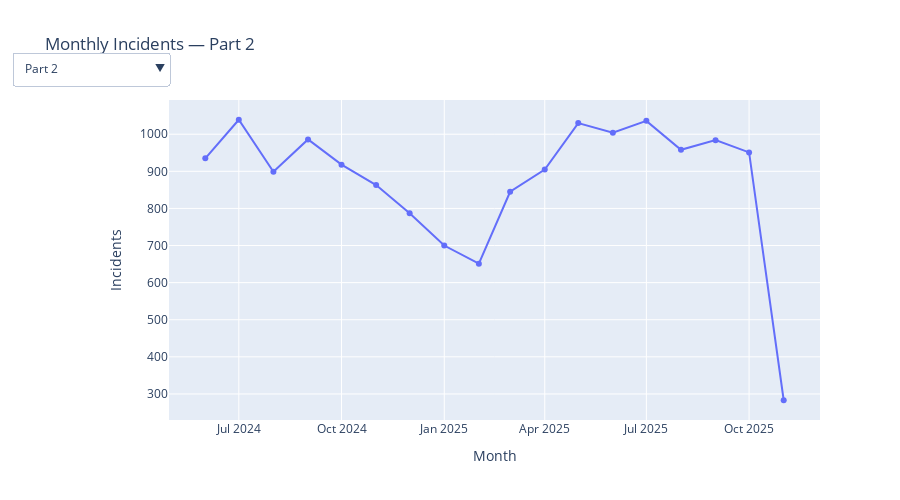

Notebook code cell kept with this figure:
### Markdown cell above
> **Takeaway:**  
> Spatial clustering (even with block-level jitter) helps prioritize area-based responses and environmental design changes.  
> 🔍 **Note:** You may need to zoom in to the **Cincinnati metro area** on the map to clearly view neighborhood-level clustering and density patterns.

### Code cell
if PLOTLY_AVAILABLE and {"STARS_Category", "month"}.issubset(df.columns):
  cats = df["STARS_Category"].dropna().value_counts().head(8).index.tolist()
  data_by_cat = (
      df[df["STARS_Category"].isin(cats)]
      .groupby(["STARS_Category", "month"]).size().reset_index(name="n")
      .sort_values(["STARS_Category", "month"])
  )
  # Build a single figure with dropdown to switch category
  base_cat = cats[0] if cats else None
  if base_cat:
    base = data_by_cat[data_by_cat["STARS_Category"] == base_cat]
    fig = go.Figure()
    fig.add_trace(go.Scatter(
        x=base["month"], y=base["n"], mode="lines+markers", name=base_cat))
    buttons = []
    for c in cats:
      dat = data_by_cat[data_by_cat["STARS_Category"] == c]
      buttons.append(dict(
          method="update",
          label=c,
          args=[{"x": [dat["month"]], "y": [dat["n"]], "type": "scatter"},
                {"title": f"Monthly Incidents — {c}"}]
      ))
    fig.update_layout(
        title=f"Monthly Incidents — {base_cat}",
        updatemenus=[dict(type="dropdown", x=0.0, y=1.15,
                          showactive=True, buttons=buttons)],
        xaxis_title="Month", yaxis_title="Incidents", height=500
    )
    fig.show()
else:
  print("Plotly unavailable or insufficient columns for category trend.")

### Figure 1 — Plotly figure (JSON) as saved in the notebook; plotly's stock layout.template omitted (floating-point values rounded to 4 significant figures)
{"data": [{"mode": "lines+markers", "name": "Part 2", "type": "scatter", "x": ["2024-06", "2024-07", "2024-08", "2024-09", "2024-10", "2024-11", "2024-12", "2025-01", "2025-02", "2025-03", "2025-04", "2025-05", "2025-06", "2025-07", "2025-08", "2025-09", "2025-10", "2025-11"], "y": [935, 1039, 899, 986, 918, 863, 787, 700, 651, 845, 905, 1030, 1004, 1036, 958, 984, 951, 283]}], "layout": {"height": 500, "title": {"text": "Monthly Incidents — Part 2"}, "updatemenus": [{"buttons": [{"args": [{"type": "scatter", "x": [["2024-06", "2024-07", "2024-08", "2024-09", "2024-10", "2024-11", "2024-12", "2025-01", "2025-02", "2025-03", "2025-04", "2025-05", "2025-06", "2025-07", "2025-08", "2025-09", "2025-10", "2025-11"]], "y": [[935, 1039, 899, 986, 918, 863, 787, 700, 651, 845, 905, 1030, 1004, 1036, 958, 984, 951, 283]]}, {"title": "Monthly Incidents — Part 2"}], "label": "Part 2", "method": "update"}, {"args": [{"type": "scatter", "x": [["2024-06", "2024-07", "2024-08", "2024-09", "2024-10", "2024-11", "2024-12", "2025-01", "2025-02", "2025-03", "2025-04", "2025-05", "2025-06", "2025-07", "2025-08", "2025-09", "2025-10", "2025-11"]], "y": [[416, 436, 391, 407, 446, 406, 410, 420, 381, 360, 415, 442, 430, 455, 460, 442, 468, 128]]}, {"title": "Monthly Incidents — Personal/Other Theft"}], "label": "Personal/Other Theft", "method": "update"}, {"args": [{"type": "scatter", "x": [["2024-06", "2024-07", "2024-08", "2024-09", "2024-10", "2024-11", "2024-12", "2025-01", "2025-02", "2025-03", "2025-04", "2025-05", "2025-06", "2025-07", "2025-08", "2025-09", "2025-10", "2025-11"]], "y": [[266, 326, 309, 283, 298, 306, 286, 184, 182, 190, 257, 329, 325, 277, 252, 365, 354, 84]]}, {"title": "Monthly Incidents — Theft from Auto"}], "label": "Theft from Auto", "method": "update"}, {"args": [{"type": "scatter", "x": [["2024-06", "2024-07", "2024-08", "2024-09", "2024-10", "2024-11", "2024-12", "2025-01", "2025-02", "2025-03", "2025-04", "2025-05", "2025-06", "2025-07", "2025-08", "2025-09", "2025-10", "2025-11"]], "y": [[209, 328, 300, 272, 330, 321, 186, 202, 156, 218, 165, 226, 233, 253, 147, 232, 190, 55]]}, {"title": "Monthly Incidents — Auto Theft"}], "label": "Auto Theft", "method": "update"}, {"args": [{"type": "scatter", "x": [["2024-06", "2024-07", "2024-08", "2024-09", "2024-10", "2024-11", "2024-12", "2025-01", "2025-02", "2025-03", "2025-04", "2025-05", "2025-06", "2025-07", "2025-08", "2025-09", "2025-10", "2025-11"]], "y": [[142, 170, 163, 188, 155, 141, 151, 139, 165, 151, 152, 176, 181, 161, 152, 148, 161, 48]]}, {"title": "Monthly Incidents — Burglary/BE"}], "label": "Burglary/BE", "method": "update"}, {"args": [{"type": "scatter", "x": [["2024-06", "2024-07", "2024-08", "2024-09", "2024-10", "2024-11", "2024-12", "2025-01", "2025-02", "2025-03", "2025-04", "2025-05", "2025-06", "2025-07", "2025-08", "2025-09", "2025-10", "2025-11"]], "y": [[88, 83, 76, 74, 80, 71, 65, 31, 47, 55, 66, 58, 94, 77, 80, 78, 76, 26]]}, {"title": "Monthly Incidents — Agg Assault"}], "label": "Agg Assault", "method": "update"}, {"args": [{"type": "scatter", "x": [["2024-06", "2024-07", "2024-08", "2024-09", "2024-10", "2024-11", "2024-12", "2025-01", "2025-02", "2025-03", "2025-04", "2025-05", "2025-06", "2025-07", "2025-08", "2025-09", "2025-10", "2025-11"]], "y": [[48, 69, 71, 70, 88, 86, 75, 51, 43, 63, 58, 62, 65, 69, 56, 67, 60, 18]]}, {"title": "Monthly Incidents — Robbery"}], "label": "Robbery", "method": "update"}, {"args": [{"type": "scatter", "x": [["2024-06", "2024-07", "2024-08", "2024-09", "2024-10", "2024-11", "2024-12", "2025-01", "2025-02", "2025-03", "2025-04", "2025-05", "2025-06", "2025-07", "2025-08", "2025-09", "2025-10", "2025-11"]], "y": [[26, 23, 17, 22, 23, 23, 24, 18, 20, 22, 29, 26, 22, 34, 24, 22, 32, 12]]}, {"title": "Monthly Incidents — Strangulation"}], "label": "Strangulation", "method": "update"}], "showactive": true, "type": "dropdown", "x": 0, "y": 1.15}], "xaxis": {"title": {"text": "Month"}}, "yaxis": {"title": {"text": "Incidents"}}}}
